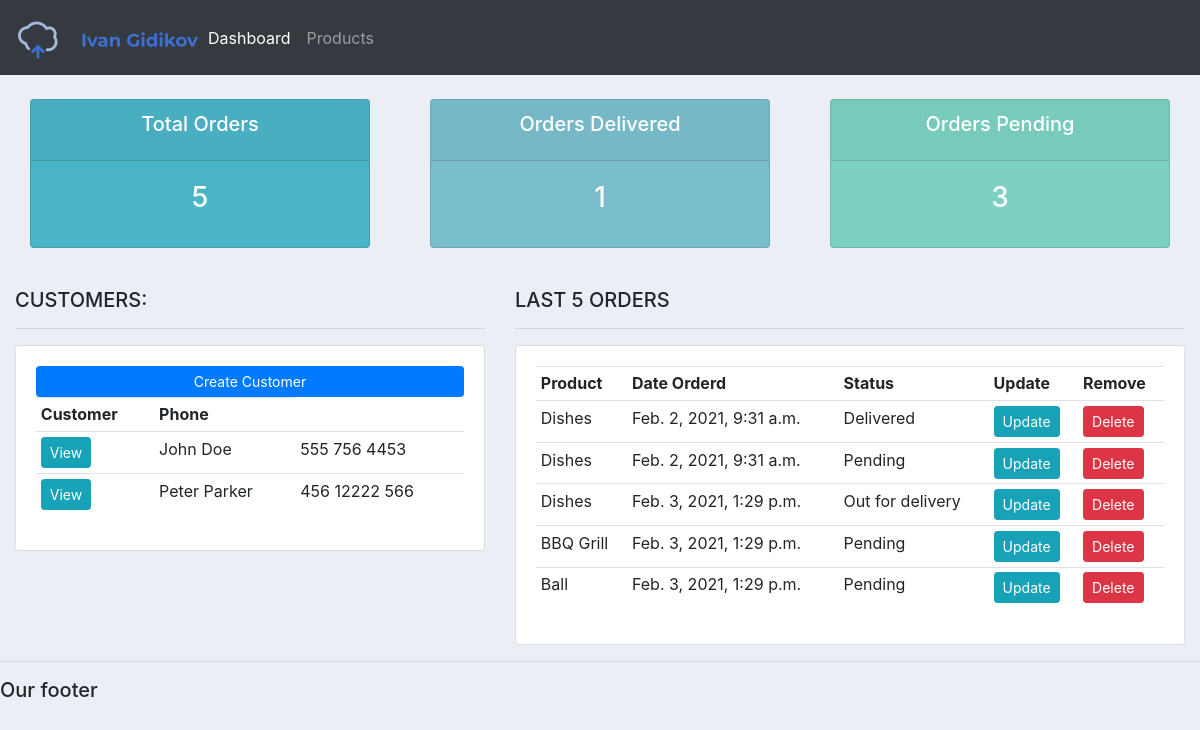
The page / on the database its author committed.
### accounts/models.py (models this page shows, shortened)
class Customer(models.Model):
    name = models.CharField(max_length=200, null = True)
    phone = models.CharField(max_length=200, null = True)
    email = models.CharField(max_length=200, null = True)
    date_created = models.DateTimeField(auto_now_add= True, null= True)

class Order(models.Model):
    STATUS=(
        ("Pending", "Pending"),
        ("Out for delivery","Out for delivery"),
        ("Delivered","Delivered"),
    )
    customer= models.ForeignKey(Customer, null=True,on_delete=models.SET_NULL)
    product = models.ForeignKey(Product, null=True, on_delete=models.SET_NULL)
    date_created = models.DateTimeField(auto_now_add= True, null= True)
    status= models.CharField(max_length=200, null=True,choices=STATUS)
    note = models.CharField(max_length=1000, null=True)

class Product(models.Model):
    CATEGORY=(
        ("Indor","Indor"),
        ("Out Door", "Out Door"),
    )
    name = models.CharField(max_length=200,null=True)
    price = models.FloatField(null=True)
    category = models.CharField(max_length=200, null=True,choices=CATEGORY)
    description = models.CharField(max_length=200, null=True,blank=True)
    date_created = models.DateTimeField(auto_now_add= True, null= True)
    tags = models.ManyToManyField(Tag)
    def __str__(self):
        return self.name

### accounts/views.py (the view)
# urls.py: path("",views.home, name= "home"),
def home(request):
    orders = Order.objects.all()
    customers = Customer.objects.all()
    total_customers = customers.count()
    total_orders = orders.count()
    delivered = orders.filter(status="Delivered").count()
    pending = orders.filter(status="Pending").count()
    context = {"orders":orders,
    "customers":customers,
    "total_customers":total_customers,
    "total_orders": total_orders,
    "delivered":delivered,
    "pending":pending,
    }
    return render(request, "accounts/dashboard.html",context)

### accounts/templates/accounts/dashboard.html
{%  extends 'accounts/main.html' %}
{% block content %}
{%  include 'accounts/status.html' %}
<br>
<div class="row">
	<div class="col-md-5">
		<h5>CUSTOMERS:</h5>
		<hr>
		<div class="card card-body">
			<a class="btn btn-primary  btn-sm btn-block" href="">Create Customer</a>
			<table class="table table-sm">
				<tr>
					<th>Customer</th>
					<th>Phone</th>
				</tr>
				{% for customer in customers %}
					<tr>
						<td><a class="btn btn-sm btn-info" href="{% url 'customer' customer.id %}">View</a></td>
						<td>{{customer.name}}</td>
						<td>{{customer.phone}}</td>
					</tr>
				{% endfor %}
			</table>
		</div>
	</div>
	<div class="col-md-7">
		<h5>LAST 5 ORDERS</h5>
		<hr>
		<div class="card card-body">
			<table class="table table-sm">
				<tr>
					<th>Product</th>
					<th>Date Orderd</th>
					<th>Status</th>
					<th>Update</th>
					<th>Remove</th>
				</tr>
				{% for order in orders %}
					<tr>
						<td>{{order.product}}</td>
						<td>{{order.date_created}}</td>
						<td>{{order.status}}</td>
						<td><a class="btn btn-sm btn-info" href="{% url 'update_order' order.id %}">Update</a></td>
						<td><a class="btn btn-sm btn-danger" href="{% url 'delete_order' order.id %}">Delete</a></td>
					</tr>
				{% endfor %}
			</table>
		</div>
	</div>
</div>
{% endblock %}

### accounts/templates/accounts/main.html (shortened to what this page needs)
{% load static %}
<!DOCTYPE html>
<html>
<head>
	<link rel="stylesheet" href="https://stackpath.bootstrapcdn.com/bootstrap/4.3.1/css/bootstrap.min.css">
    <link rel="stylesheet" type="text/css" href="{% static '/css/main.css' %}">
</head>
<body>
	{%  include 'accounts/navbar.html' %}
	<div class="container-fluid">
	{% block content %}
	{% endblock %}
    </div>
	<hr>
	<h5>Our footer</h5>
</body>
</html>

### accounts/templates/accounts/navbar.html (shortened to what this page needs)
{% load static %}
<nav class="navbar navbar-expand-lg navbar-dark bg-dark">
    <img src="{% static 'images/logo.png'%}" alt="">
    <div class="collapse navbar-collapse" id="navbarNav">
      <ul class="navbar-nav">
        <li class="nav-item active">
          <a class="nav-link" href="#">Dashboard</a>
        </li>
        <li class="nav-item">
          <a class="nav-link" href="#">Products</a>
        </li>
      </ul>
    </div>
  </nav>

### accounts/templates/accounts/status.html
<br>
<div class="row">
	<div class="col">
		<div class="col-md">
			<div class="card text-center text-white  mb-3" id="total-orders">
			  	<div class="card-header">
			  		<h5 class="card-title">Total Orders</h5>
			  	</div>
			  	<div class="card-body">
			    	<h3 class="card-title">{{total_orders}}</h3>
			  	</div>
			</div>
		</div>
	</div>
	<div class="col">
		<div class="col-md">
			<div class="card text-center text-white  mb-3" id="orders-delivered">
			  	<div class="card-header">
			  		<h5 class="card-title">Orders Delivered</h5>
			  	</div>
			  	<div class="card-body">
			    	<h3 class="card-title">{{delivered}}</h3>
			  	</div>
			</div>
		</div>
	</div>
	<div class="col">
		<div class="col-md">
			<div class="card text-center text-white  mb-3" id="orders-pending">
			  	<div class="card-header">
			  		<h5 class="card-title">Orders Pending</h5>
			  	</div>
			  	<div class="card-body">
			    	<h3 class="card-title">{{pending}}</h3>
			  	</div>
			</div>
		</div>
	</div>
</div>

### static/css/main.css (style rules this page uses)
body { background-color: #ebeff5; }
#total-orders { background-color: #4cb4c7; }
#orders-delivered { background-color: #7abecc; }
#orders-pending { background-color: #7CD1C0; }

### rows shown on the page
Customer: name "John Doe", phone "555 756 4453"
Customer: name "Peter Parker", phone "456 12222 566"
Order: product "Dishes", date_created "Feb. 2, 2021, 9:31 a.m.", status "Delivered"
Order: product "Dishes", date_created "Feb. 2, 2021, 9:31 a.m.", status "Pending"
Order: product "Dishes", date_created "Feb. 3, 2021, 1:29 p.m.", status "Out for delivery"
Order: product "BBQ Grill", date_created "Feb. 3, 2021, 1:29 p.m.", status "Pending"
Order: product "Ball", date_created "Feb. 3, 2021, 1:29 p.m.", status "Pending"

### other values the page prints
{{ total_orders }} "5"
{{ delivered }} "1"
{{ pending }} "3"
